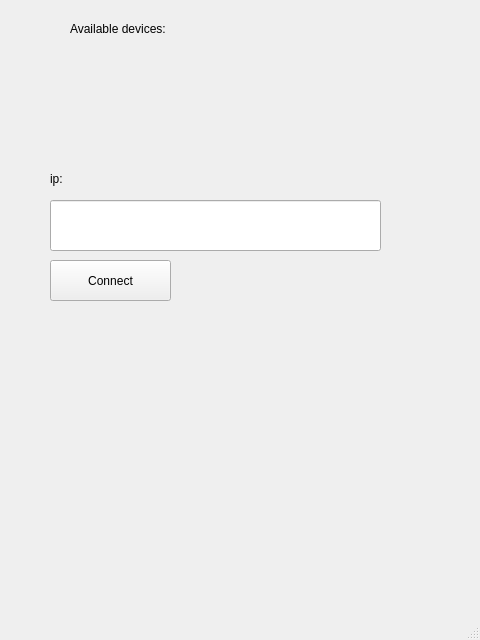
<?xml version="1.0" encoding="UTF-8"?>
<ui version="4.0">
 <class>MainWindow</class>
 <widget class="QMainWindow" name="MainWindow">
  <property name="geometry">
   <rect>
    <x>0</x>
    <y>0</y>
    <width>480</width>
    <height>640</height>
   </rect>
  </property>
  <property name="windowTitle">
   <string>Remote OS</string>
  </property>
  <widget class="QWidget" name="centralwidget">
   <widget class="QLineEdit" name="lineEdit">
    <property name="geometry">
     <rect>
      <x>50</x>
      <y>200</y>
      <width>331</width>
      <height>51</height>
     </rect>
    </property>
   </widget>
   <widget class="QPushButton" name="pushButton">
    <property name="geometry">
     <rect>
      <x>50</x>
      <y>260</y>
      <width>121</width>
      <height>41</height>
     </rect>
    </property>
    <property name="text">
     <string>Connect</string>
    </property>
   </widget>
   <widget class="QWidget" name="verticalLayoutWidget">
    <property name="geometry">
     <rect>
      <x>70</x>
      <y>50</y>
      <width>281</width>
      <height>80</height>
     </rect>
    </property>
    <layout class="QVBoxLayout" name="verticalLayout"/>
   </widget>
   <widget class="QLabel" name="label">
    <property name="geometry">
     <rect>
      <x>50</x>
      <y>170</y>
      <width>67</width>
      <height>17</height>
     </rect>
    </property>
    <property name="text">
     <string>ip:</string>
    </property>
   </widget>
   <widget class="QLabel" name="label_2">
    <property name="geometry">
     <rect>
      <x>70</x>
      <y>20</y>
      <width>171</width>
      <height>17</height>
     </rect>
    </property>
    <property name="text">
     <string>Available devices:</string>
    </property>
   </widget>
  </widget>
  <widget class="QStatusBar" name="statusbar"/>
 </widget>
 <resources/>
 <connections/>
</ui>
